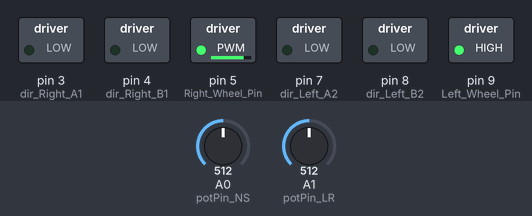
This sketch was run on a simulated Arduino Uno, built with avr-gcc and run on an emulated ATmega328P. Shown: switched loads named in the sketch (green lamp = pin HIGH). The inputs (shaded band) are chosen by the test bench; at power-on: A0 (potPin_NS) = 512, A1 (potPin_LR) = 512. What the sketch prints to the serial monitor is not drawn.

Above: at 1.2 s.
1.3 s: A0 (potPin_NS) set to 530
At 1.8 s:
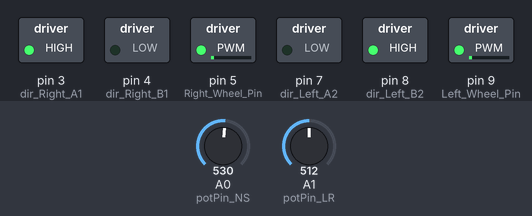
2.8 s: A1 (potPin_LR) set to 716
At 3.9 s:
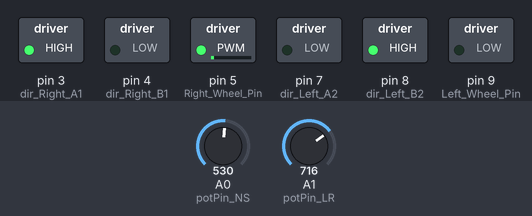
4.3 s: A0 (potPin_NS) set to 491
At 5.1 s:
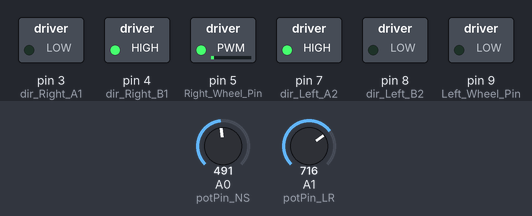
5.8 s: A1 (potPin_LR) set to 306
At 6.2 s:
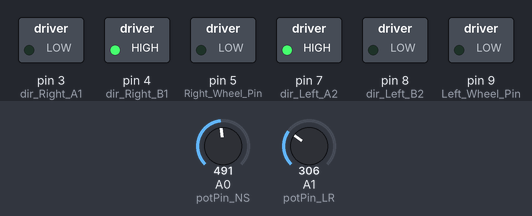
7.3 s: A0 (potPin_NS) set to 531
At 8.5 s:
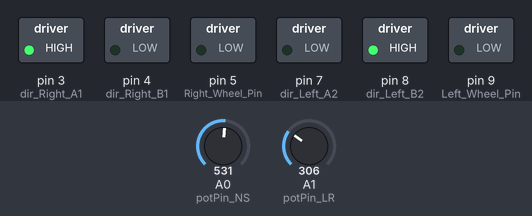
8.8 s: A1 (potPin_LR) set to 512
10.3 s: A1 (potPin_LR) set to 533
At 10.9 s:
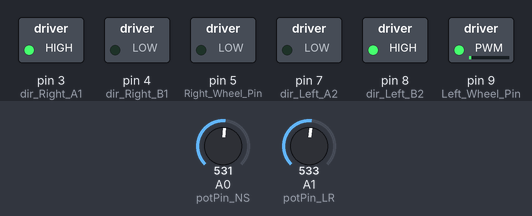
Timing chart, 0 to 12.8 s (numbered marks = the images above; inputs shaded):
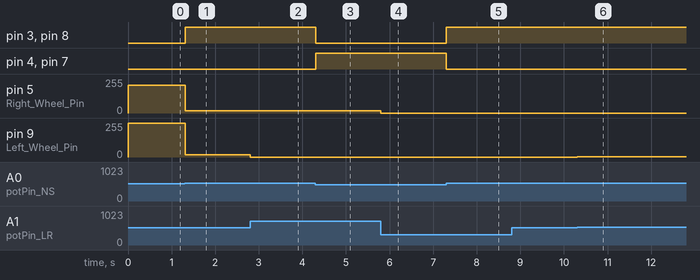

Measured:
- after the input at 1.3 s, pin 3 (dir_Right_A1), pin 8 (dir_Left_B2): LOW → HIGH at once; pin 5 (Right_Wheel_Pin): 208/255 → 18/255 at once; pin 9 (Left_Wheel_Pin): 255/255 → 18/255 at once
- after the input at 2.8 s, pin 9 (Left_Wheel_Pin): 18/255 → 0/255 at once
- after the input at 4.3 s, pin 3 (dir_Right_A1), pin 8 (dir_Left_B2): HIGH → LOW at once; pin 4 (dir_Right_B1), pin 7 (dir_Left_A2): LOW → HIGH at once; pin 5 (Right_Wheel_Pin): 18/255 → 17/255 at once
- after the input at 5.8 s, pin 5 (Right_Wheel_Pin): 17/255 → 0/255 at once
- after the input at 7.3 s, pin 3 (dir_Right_A1), pin 8 (dir_Left_B2): LOW → HIGH at once; pin 4 (dir_Right_B1), pin 7 (dir_Left_A2): HIGH → LOW at once
- after the input at 10.3 s, pin 9 (Left_Wheel_Pin): 0/255 → 2/255 at once

The sketch:

vnh2sp30.ino
```cpp
/* for pin connections on motor shield please refer to:
VNH2SP30 SparkFun : https://www.sparkfun.com/products/10182
VNH2SP30 Data sheet: http://cdn.sparkfun.com/datasheets/Dev/Arduino/Shields/10832.pdf
VNH2SP30 Schematics: http://cdn.sparkfun.com/datasheets/Dev/Arduino/Shields/MonsterMoto-Shield-v12.pdf

You may also reffer to my second video for system explenation

Motor Board breakout pins
A0 - EN1 need to be H D4 - INA-2 - motor 2 direction and Break
A1 - EN2 need to be H D5 - PWM-1 - motor 1 PWM from controller
A2 - CS1 current Sense D6 - PWM-2 - motor 2 PWM from controller
A3 - CS2 current Sense D7 - INA-1 - motor 1 direction and Break
5 VDC D8 - INB-1 - motor 1 direction and Break
GND D9 - INB-2 - motor 2 direction and Break
Vcc 5.5 - 16Vdc to drivers and motors.
*/
int potPin_NS = A0; // Notrh/South Potentiometer input to A0.
int potValue_NS = 0; // Notrh/South Potentiometer Value .

int potPin_LR = A1; // Left/Right Potentiometer input to A1.
int potValue_LR = 0; // Left/Right Potentiometer Value at pin A1.

//Right Motor
int dir_Right_A1 = 3; // Direction/Break command pin 3.
int dir_Right_B1 = 4; // Direction/Break command pin 4.
int Right_Wheel_Pin = 5; // PWM Output on pin 5 NS==Right, LR==Left.
int Right_Wheel_Value=0; // PWM value at pin 5.

int Speed_Value =0; // Speed_Value for both Left and Right wheels.

//Left Motor
int dir_Left_A2 = 7; // Direction/Break command pin 7.
int dir_Left_B2 = 8; // Direction/Break command pin 8.
int Left_Wheel_Pin = 9; // PWM Output on pin 9.
int Left_Wheel_Value = 0; // PWM value at pin 9.

int K_right = 0; // analog RIGHT multiplier.
int K_left = 0; // analog LEFT multiplier.
int KK_right = 0; // analog RIGHT Wheeel Corrected Value.
int KK_left = 0; // analog LEFT Wheel corrrected Value.

void setup()
{
stop (); //stop rutine.
FORWARD (); //Forwad rutine.
REVERSE (); //Reverse rutine.
BREAK (); //Break rutine.

pinMode (potPin_NS, INPUT); // analog input north/south or forward/revers.
pinMode (dir_Right_A1, OUTPUT); // Both A1 & B1 for Right-Motor, are needed for motor direction,
pinMode (dir_Right_B1, OUTPUT);
pinMode (Right_Wheel_Pin, OUTPUT); // PWM Right wheel.

pinMode (potPin_LR, INPUT); // analog input left/right direction.
pinMode (dir_Left_A2, OUTPUT); // Both A1 & B1 for Left-Motor, are needed for motor direction.
pinMode (dir_Left_B2, OUTPUT);
pinMode (Left_Wheel_Pin, OUTPUT); // PWM for left wheel.

Serial.begin (9600);

}

void loop()
{
  //--------------- LR routin ---------------
  potValue_NS = analogRead (potPin_NS);
  potValue_LR = analogRead (potPin_LR);

  if ((potValue_NS >=501 && potValue_NS <=520)&&(potValue_LR >=501 && potValue_LR <=520)) //dead band of potentiometers at center.
  {
    stop(); //start "stop" routine.
    delay (50); //delat 50mSec. for soft break.
    BREAK (); // "break" both motors.
  }

  if (potValue_LR <=500) // JoyStick LEFT Shifted. LEFT=0<<======|500-520|-------1024=RIGHT
  {
    K_right = map (potValue_LR, 500, 385, 0, 180); // set right motor potentiometer value from 500-385 to 0-220 accordinglly.
  }

  if (potValue_LR >=521) // JoyStic RIGHT shifted. LEFT=0--------|500-520|=======>>1024=RIGHT
  {
    K_left=map (potValue_LR, 521, 640, 0, 180); // set right motor potentiometer value from 500-385 to 0-220 accordinglly.
  }

  // --------------- OPERATION routin ---------------
  if (potValue_NS >=521) // 520|=====>>1024=FORWARD
  {
    FORWARD();
  }

  if (potValue_NS <=500) // REVERSE = 0<<=====501
  {
    REVERSE ();
  }
    //Serial.println ("L/R potValue:");
    //Serial.println (potPin_NS);
    //delay (100);
    // Serial.println ("LEFT WHEEL:");
    Serial.println (Left_Wheel_Pin);
    // delay (100);
}

void stop()
{
  analogWrite (Right_Wheel_Value, 0); //pwm out pin 5
  analogWrite (Left_Wheel_Value, 0); //pwm out pin 9
}

void FORWARD ()
{
  digitalWrite (dir_Right_A1, HIGH); //FORWARD right wheel
  digitalWrite (dir_Right_B1, LOW); //FORWARD right wheel
  digitalWrite (dir_Left_A2, LOW); //FORWARD left wheel
  digitalWrite (dir_Left_B2, HIGH); //FORWARD left wheel

  Right_Wheel_Value=map (potValue_NS, 521, 645, 0, 254);
  Left_Wheel_Value =map (potValue_NS, 521, 645, 0, 254);

  KK_right = (Right_Wheel_Value - K_right); // Right wheel forward-command - (minus) stick right-command for turning.

  if (KK_right < 0) // combind, calculated value for wheel.
  {
    analogWrite (Right_Wheel_Pin, 0);
  }
  else
  {
    analogWrite( Right_Wheel_Pin , KK_right);
  }

  KK_left = (Left_Wheel_Value - K_left);

  if (KK_left < 0)
  {
    analogWrite (Left_Wheel_Pin, 0);
  }

  else
  {
  analogWrite( Left_Wheel_Pin, KK_left);
  }
}


void REVERSE()
{
  digitalWrite (dir_Right_A1, LOW); //REVERSE right wheel
  digitalWrite (dir_Right_B1, HIGH); //REVERSE right wheel
  digitalWrite (dir_Left_A2, HIGH); //REVERSE left wheel
  digitalWrite (dir_Left_B2, LOW); //REVERSE left wheel

  Right_Wheel_Value=map (potValue_NS, 500, 370, 0, 254);
  Left_Wheel_Value =map (potValue_NS, 500, 370, 0, 254);

  KK_right = Right_Wheel_Value - K_right;

  if (KK_right <0)
  {
    analogWrite (Right_Wheel_Pin, 0);
  }

  else {
    analogWrite( Right_Wheel_Pin , KK_right);
  }

  KK_left =(Left_Wheel_Value - K_left);

  if (KK_left < 0)
  {
    analogWrite (Left_Wheel_Pin, 0);
  }

  else
  {
  analogWrite (Left_Wheel_Pin, KK_left);
  }
}


void BREAK ()
{
  digitalWrite (dir_Right_A1, LOW); //Break right wheel
  digitalWrite (dir_Right_B1, LOW); //Break right wheel
  digitalWrite (dir_Left_A2, LOW); //Break left wheel
  digitalWrite (dir_Left_B2, LOW); //Break left wheel
}
```
